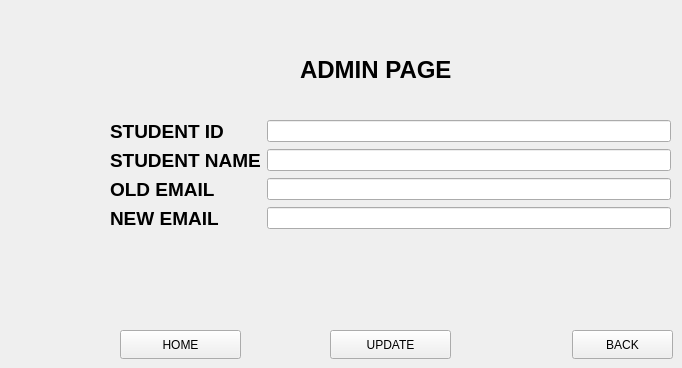
   <widget class="QWidget" name="page_11">
    <widget class="QLabel" name="label_46">
     <property name="geometry">
      <rect>
       <x>300</x>
       <y>40</y>
       <width>201</width>
       <height>61</height>
      </rect>
     </property>
     <property name="styleSheet">
      <string notr="true">color: rgb(0, 0, 0);</string>
     </property>
     <property name="text">
      <string>&lt;html&gt;&lt;head/&gt;&lt;body&gt;&lt;p&gt;&lt;span style=&quot; font-size:18pt; font-weight:700;&quot;&gt;ADMIN PAGE&lt;/span&gt;&lt;/p&gt;&lt;/body&gt;&lt;/html&gt;</string>
     </property>
    </widget>
    <widget class="QWidget" name="formLayoutWidget_10">
     <property name="geometry">
      <rect>
       <x>110</x>
       <y>120</y>
       <width>561</width>
       <height>181</height>
      </rect>
     </property>
     <layout class="QFormLayout" name="formLayout_8">
      <item row="0" column="0">
       <widget class="QLabel" name="label_47">
        <property name="styleSheet">
         <string notr="true">color: rgb(0, 0, 0);</string>
        </property>
        <property name="text">
         <string>&lt;html&gt;&lt;head/&gt;&lt;body&gt;&lt;p&gt;&lt;span style=&quot; font-size:14pt; font-weight:700;&quot;&gt;STUDENT ID&lt;/span&gt;&lt;/p&gt;&lt;/body&gt;&lt;/html&gt;</string>
        </property>
       </widget>
      </item>
      <item row="0" column="1">
       <widget class="QLineEdit" name="lineEdit600"/>
      </item>
      <item row="1" column="0">
       <widget class="QLabel" name="label_48">
        <property name="styleSheet">
         <string notr="true">color: rgb(0, 0, 0);</string>
        </property>
        <property name="text">
         <string>&lt;html&gt;&lt;head/&gt;&lt;body&gt;&lt;p&gt;&lt;span style=&quot; font-size:14pt; font-weight:700;&quot;&gt;STUDENT NAME&lt;/span&gt;&lt;/p&gt;&lt;/body&gt;&lt;/html&gt;</string>
        </property>
       </widget>
      </item>
      <item row="1" column="1">
       <widget class="QLineEdit" name="lineEdit700"/>
      </item>
      <item row="2" column="0">
       <widget class="QLabel" name="label_49">
        <property name="styleSheet">
         <string notr="true">color: rgb(0, 0, 0);</string>
        </property>
        <property name="text">
         <string>&lt;html&gt;&lt;head/&gt;&lt;body&gt;&lt;p&gt;&lt;span style=&quot; font-size:14pt; font-weight:700;&quot;&gt;OLD EMAIL&lt;/span&gt;&lt;/p&gt;&lt;/body&gt;&lt;/html&gt;</string>
        </property>
       </widget>
      </item>
      <item row="2" column="1">
       <widget class="QLineEdit" name="lineEdit800"/>
      </item>
      <item row="3" column="0">
       <widget class="QLabel" name="label_50">
        <property name="styleSheet">
         <string notr="true">color: rgb(0, 0, 0);</string>
        </property>
        <property name="text">
         <string>&lt;html&gt;&lt;head/&gt;&lt;body&gt;&lt;p&gt;&lt;span style=&quot; font-size:14pt; font-weight:700;&quot;&gt;NEW EMAIL&lt;/span&gt;&lt;/p&gt;&lt;/body&gt;&lt;/html&gt;</string>
        </property>
       </widget>
      </item>
      <item row="3" column="1">
       <widget class="QLineEdit" name="lineEdit900"/>
      </item>
     </layout>
    </widget>
    <widget class="QPushButton" name="emailupdate">
     <property name="geometry">
      <rect>
       <x>330</x>
       <y>330</y>
       <width>121</width>
       <height>29</height>
      </rect>
     </property>
     <property name="styleSheet">
      <string notr="true">color: rgb(0, 0, 0);</string>
     </property>
     <property name="text">
      <string>UPDATE</string>
     </property>
    </widget>
    <widget class="QPushButton" name="emailback">
     <property name="geometry">
      <rect>
       <x>572</x>
       <y>330</y>
       <width>101</width>
       <height>29</height>
      </rect>
     </property>
     <property name="styleSheet">
      <string notr="true">color: rgb(0, 0, 0);
</string>
     </property>
     <property name="text">
      <string>BACK</string>
     </property>
    </widget>
    <widget class="QPushButton" name="emailhome">
     <property name="geometry">
      <rect>
       <x>120</x>
       <y>330</y>
       <width>121</width>
       <height>29</height>
      </rect>
     </property>
     <property name="styleSheet">
      <string notr="true">color: rgb(0, 0, 0);</string>
     </property>
     <property name="text">
      <string>HOME</string>
     </property>
    </widget>
   </widget>
